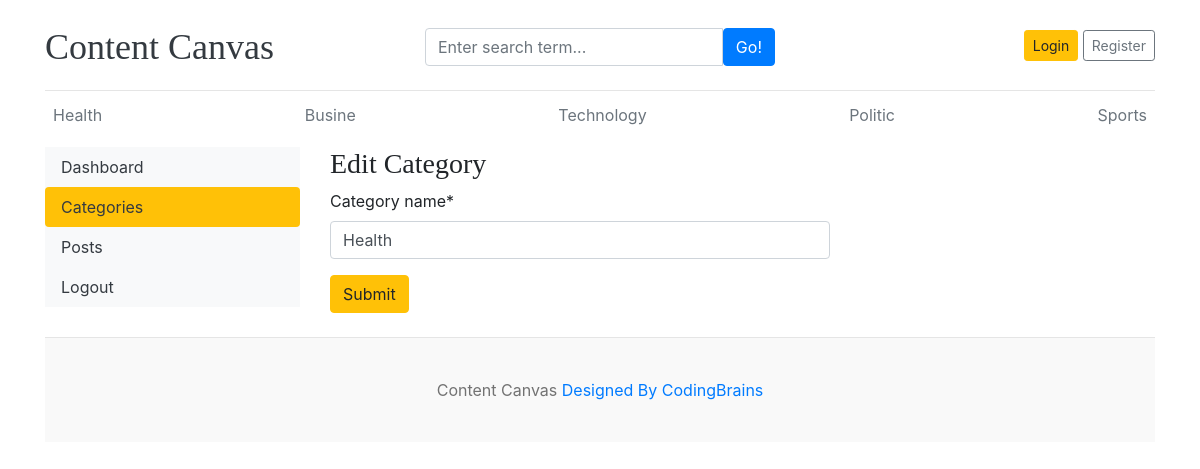
Page /dashboard/categories/edit/4 on the committed database.
### blog/models.py (models this page shows, shortened)
class Category(models.Model):
    category_name=models.CharField(max_length=50,unique=True)
    created_at=models.DateTimeField(auto_now_add=True)
    updated_at=models.DateTimeField(auto_now=True)
    class Meta:
        verbose_name_plural='categories'

### dashboards/views.py (the view)
# urls.py: path('categories/edit/<int:pk>',views.edit_category,name='edit_category'),
def edit_category(request,pk):
    category=get_object_or_404(Category,pk=pk)
    if request.method=='POST':
        form=CategoryForm(request.POST,instance=category)
        if form.is_valid():
            form.save()
            return redirect('categories')
    form=CategoryForm(instance=category)
    context={
        'form':form
    }
    return render(request,'dashboard/edit_category.html',context)

### dashboards/forms.py
class CategoryForm(forms.ModelForm):
    class Meta:
        model=Category
        fields='__all__'

### blog/context_processors.py (called while the page is built)
def get_categories(request):
    categories=Category.objects.all()
    return dict(categories=categories)

def get_social_links(request):
    social_links=SocialLink.objects.all()
    return dict(social_links=social_links)

### templates/dashboard/edit_category.html (shortened to what this page needs)
{% extends 'base.html' %}
{% block content %}
{% load crispy_forms_tags %}
<div class="row">
    {% include "dashboard/sidebar.html" %}
<div class="col-md-9">
    <h3>Edit Category</h3>
    <form action="" method="POST" style="width:500px">
        {{ form | crispy }}
    <button type="submit" class="btn btn-warning">Submit</button>
    </form>
    <br>
</div>
</div>
{% endblock %}

### templates/base.html (shortened to what this page needs)
{% load static %}
<!DOCTYPE html>
<html lang="en">
<head>
    <link href="https://getbootstrap.com/docs/4.0/dist/css/bootstrap.min.css" rel="stylesheet">
    <link href="{% static 'css/cc.css' %}" rel="stylesheet">
    <link rel="stylesheet" href="https://cdnjs.cloudflare.com/ajax/libs/font-awesome/4.7.0/css/font-awesome.min.css">
  </head>
<body>
    <div class="container">
      <header class="blog-header py-3">
        <div class="row flex-nowrap justify-content-between align-items-center">
          <div class="col-4 pt-1">
            <a class="blog-header-logo text-dark" href="/">Content Canvas</a>
          </div>
          <div class="col-4 pt-1">
                <form action={% url "search" %} method="GET">
                <div class="input-group">
                    <input class="form-control" type="text" name="keyword" value="{{keyword}}" placeholder="Enter search term..." aria-label="Enter search term..." aria-describedby="button-search" />
                    <button type="submit" class="btn btn-primary" id="button-search" type="button">Go!</button>
                </div>
              </form>
          </div>
          {% if not user.is_authenticated %}
          <div class="col-4 d-flex justify-content-end align-items-center">
            <a class="btn btn-sm btn-warning" href="{% url 'login' %}">Login</a> &nbsp;
            <a class="btn btn-sm btn-outline-secondary" href="{% url 'register' %}">Register</a>
          </div>
          {% else %}
          <span><a href="{% url 'dashboard' %}">Dashboard</a> <span>
          <span><a href="{% url 'logout' %}"> Logout</a></span>
          {% endif %}
        </div>
      </header>
      <div class="nav-scroller py-1 mb-2">
        <nav class="nav d-flex justify-content-between">
          {% for cat in categories %}
          <a class="p-2 text-muted" href="{% url 'posts_by_category' cat.id %}">{{cat.category_name}}</a>
          {% endfor %}
        </nav>
      </div>
{% block content %}
{% endblock  %}
<footer class="blog-footer">
    <p>Content Canvas  <a href="#">Designed By CodingBrains</a></p>
  </footer>
  </body>
  </html>

### contentcanvas/static/css/cc.css (style rules this page uses)
.blog-header { border-bottom: 1px solid #e5e5e5; }
.blog-header-logo { font-family: "Playfair Display", Georgia, "Times New Roman", serif; font-size: 2.25rem; }
h1, h2, h3, h4, h5, h6 { font-family: "Playfair Display", Georgia, "Times New Roman", serif; }
.blog-footer { padding: 2.5rem 0; color: #727272; text-align: center; background-color: #f9f9f9; border-top: .05rem solid #e5e5e5; }
.blog-footer p:last-child { margin-bottom: 0; }

### rows in the picture
Category: category_name "Health"
Category: category_name "Busine"
Category: category_name "Technology"
Category: category_name "Politic"
Category: category_name "Sports"
